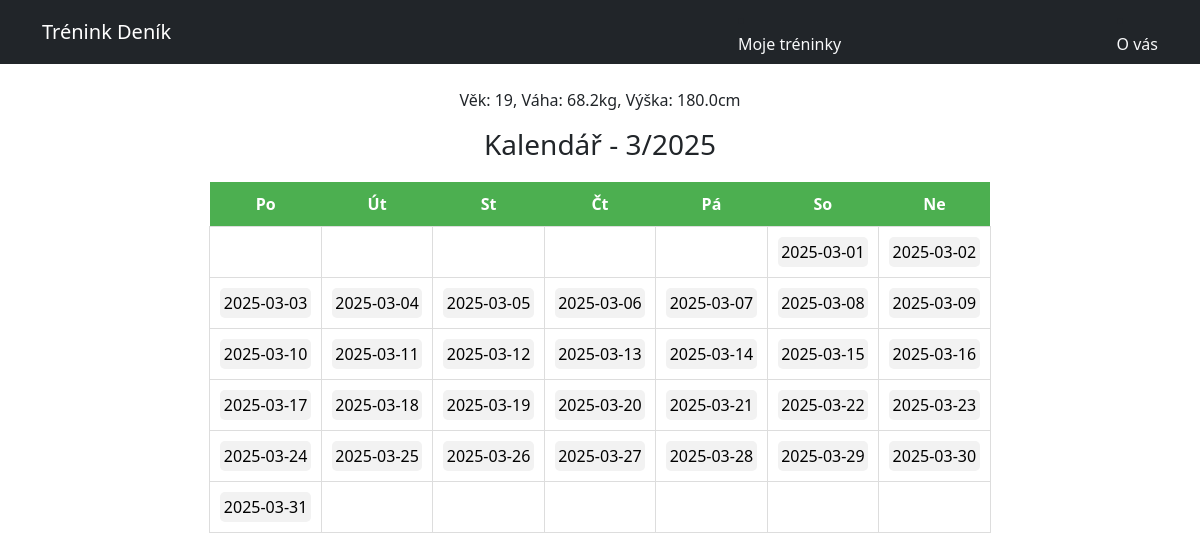
The app's page /kalendar/ (signed in) with its own data.
### api/models.py (models this page shows, shortened)
class Uzivatel(AbstractUser):
    username = models.CharField(unique=True, max_length=100)
    email = models.EmailField(unique=False)
    vek = models.IntegerField(null=True, blank=True)
    vaha = models.FloatField(null=True, blank=True)
    vyska = models.FloatField(null=True, blank=True)
    id = models.AutoField(primary_key=True)
    active = models.BooleanField(default=True)
    groups = models.ManyToManyField(
        "auth.Group",
        related_name="uzivatele_skupiny",
        blank=True,
    )
    user_permissions = models.ManyToManyField(
        "auth.Permission",
        related_name="uzivatele_opravneni",
        blank=True,
    )

### api/views.py (the view)
# urls.py: path('kalendar/', kalendar, name='kalendar'),
def kalendar(request):
    if not request.user.is_authenticated:
        return redirect('login')  # Přesměrování nepřihlášených uživatelů
    uzivatel = request.user # Přímé načtení přihlášeného uživatele
    dnes = datetime.today()
    rok = dnes.year
    mesic = dnes.month
    cal = calendar.Calendar()
    kalendar = []
    for tyden in cal.monthdayscalendar(rok, mesic):
        tyden_dny = []
        for den in tyden:
            if den == 0:
                tyden_dny.append(None)  # Prázdné místo pro dny mimo měsíc
            else:
                tyden_dny.append(f"{rok}-{mesic:02d}-{den:02d}")  # Formát Y-m-d
        kalendar.append(tyden_dny)
    return render(request, 'kalendar.html', {'uzivatel': uzivatel, 'calendar': kalendar, 'year': rok, 'month': mesic})

### templates/kalendar.html (shortened to what this page needs)
<!DOCTYPE html>
<html lang="cs">
<head>
    <link rel="stylesheet" href="https://cdn.jsdelivr.net/npm/bootstrap@5.3.0/dist/css/bootstrap.min.css">
    {% load static %}
    <link rel="stylesheet" href="{% static 'css/styles.css' %}">
</head>
<body>
    <nav class="navbar navbar-expand-lg navbar-dark bg-dark">
        <div class="container">
            <a class="navbar-brand" href="{% url 'kalendar' %}">Trénink Deník</a>
                {% if request.user.is_authenticated %}
                    <li><a class="nav-link text-light" href="{% url 'treninky' %}">Moje tréninky</a></li>
                    <li><a class="nav-link text-light" href="{% url 'uzivatel_udaje' %}">O vás</a></li>
                {% endif %}
            </div>
    </nav>
    <div class="container mt-4">
        {% block content %}
        <p class="text-center">Věk: {{ uzivatel.vek }}, Váha: {{ uzivatel.vaha }}kg, Výška: {{ uzivatel.vyska }}cm</p>
        <h3 class="text-center">Kalendář - {{ month }}/{{ year }}</h3>
        <div class="calendar-container">
            <table class="calendar">
                <thead>
                    <tr>
                        <th>Po</th>
                        <th>Út</th>
                        <th>St</th>
                        <th>Čt</th>
                        <th>Pá</th>
                        <th>So</th>
                        <th>Ne</th>
                    </tr>
                    {% for week in calendar %}
                    <tr>
                        {% for day in week %}
                            {% if day %}
                                <td>
                                    <a href="{% url 'zapistreninku' datum=day %}">{{ day }}</a>
                                </td>
                            {% else %}
                                <td></td>
                            {% endif %}
                        {% endfor %}
                    </tr>
                {% endfor %}
            </table>
        </div>
    </div>
    {% endblock %}
</body>
</html>

### static/css/styles.css (style rules this page uses)
.calendar-container { display: flex; justify-content: center; align-items: center; margin-top: 20px; }
.calendar { border-collapse: collapse; width: 70%; text-align: center; }
.calendar th { background-color: #4CAF50; color: white; padding: 10px; }
.calendar td { width: 50px; height: 50px; border: 1px solid #ddd; padding: 10px; text-align: center; vertical-align: middle; }
.calendar td a { display: block; width: 100%; height: 100%; background-color: #f2f2f2; text-decoration: none; color: black; border-radius: 5px; line-height: 30px; }

### records on screen
Uzivatel: vek "19", vaha "68.2", vyska "180.0"

### other values on screen
{{ month }} "3"
{{ day }} "2025-03-01" "2025-03-02" "2025-03-03" "2025-03-04" "2025-03-05" "2025-03-06" "2025-03-07" "2025-03-08" "2025-03-09" "2025-03-10" "2025-03-11" "2025-03-12" "2025-03-13" "2025-03-14" "2025-03-15" "2025-03-16" "2025-03-17" "2025-03-18" "2025-03-19" "2025-03-20" "2025-03-21" "2025-03-22" "2025-03-23" "2025-03-24" "2025-03-25" "2025-03-26" "2025-03-27" "2025-03-28" "2025-03-29" "2025-03-30" "2025-03-31"
